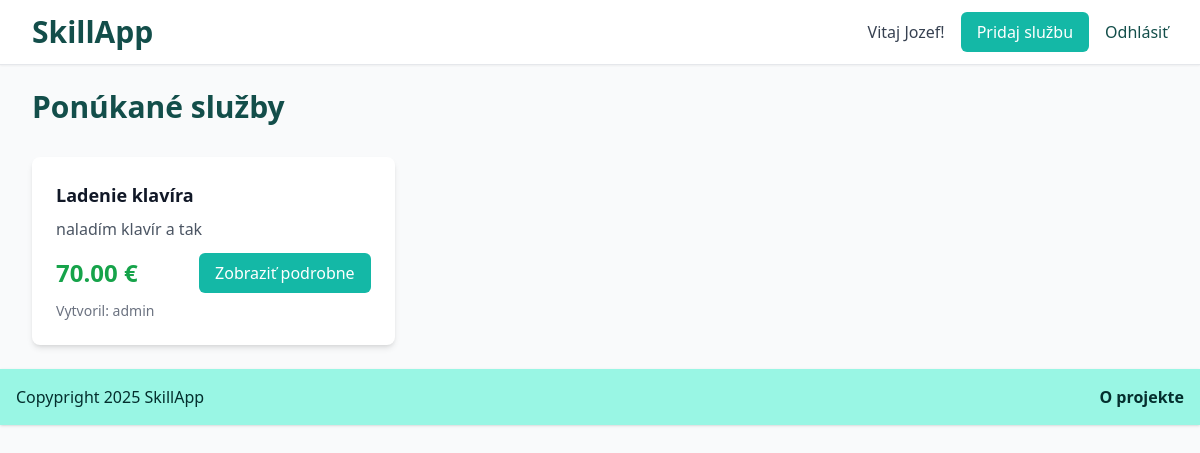
The app's page / (signed in) with its own data.
### models.py (models this page shows)
class User(UserMixin, db.Model):
    id = db.Column(db.Integer, primary_key=True)
    email = db.Column(db.String(120), unique=True, nullable=False)
    password = db.Column(db.String(60), nullable=False)
    name = db.Column(db.String(100), nullable=False)
    created_at = db.Column(db.DateTime, default=datetime.utcnow)
    services = db.relationship('Service', backref='provider', lazy=True)
    reviews = db.relationship('Review', backref='reviewer', lazy=True)  # Changed from 'Reviews' to 'Review'

class Service(db.Model):
    id = db.Column(db.Integer, primary_key=True)
    title = db.Column(db.String(200), nullable=False)
    description = db.Column(db.Text, nullable=False)
    price = db.Column(db.Float, nullable=False)
    created_at = db.Column(db.DateTime, default=datetime.utcnow)
    user_id = db.Column(db.Integer, db.ForeignKey('user.id'), nullable=False)
    reviews = db.relationship('Review', backref='service', lazy=True, cascade='all, delete-orphan')

### app.py (the view)
@app.route('/')
def index():
    services = Service.query.order_by(Service.created_at.desc()).all()
    return render_template('index.html', services=services)

### app.py (called while the page is built)
@login_manager.user_loader
def load_user(user_id):
    return User.query.get(int(user_id))

### templates/index.html (shortened to what this page needs)
{% extends "base.html" %}
{% block content %}
<div class="mb-8">
    <h1 class="text-3xl font-bold text-teal-900 mb-4">Ponúkané služby</h1>
</div>
<div class="grid grid-cols-1 md:grid-cols-2 lg:grid-cols-3 gap-6">
    {% for service in services %}
        <div class="bg-white rounded-lg shadow-md p-6 hover:shadow-lg transition-shadow">
            <h3 class="text-lg font-semibold text-gray-900 mb-2">{{ service.title }}</h3>
            <p class="text-gray-600 mb-3">{{ service.description[:100] }}{% if service.description|length > 100 %}...{% endif %}</p>
            <div class="flex justify-between items-center">
                <span class="text-2xl font-bold text-green-600">{{ "%.2f"|format(service.price) }} €</span>
                <a href="{{ url_for('service_detail', service_id=service.id) }}"
                   class="bg-teal-500 hover:bg-teal-600 text-white px-4 py-2 rounded-md">
                    Zobraziť podrobne
                </a>
            </div>
            <div class="mt-2 text-sm text-gray-500">
                Vytvoril: {{ service.provider.name }}
            </div>
        </div>
    {% endfor %}
</div>
{% endblock %}

### templates/base.html (shortened to what this page needs)
<!DOCTYPE html>
<html lang="en">
<head>
    <script src="https://cdn.tailwindcss.com"></script>
</head>
<body class="bg-gray-50 min-h-screen">
    <nav class="bg-white shadow-sm border-b">
        <div class="max-w-7xl mx-auto px-4 sm:px-6 lg:px-8">
            <div class="flex justify-between h-16">
                <div class="flex items-center">
                    <a href="{{ url_for('index') }}" class="text-xl font-bold text-teal-900 text-2xl lg:text-3xl xl:text-4xl">
                        SkillApp
                    </a>
                </div>
                <div class="flex items-center space-x-4">
                    {% if current_user.is_authenticated %}
                        <span class="text-gray-700">Vitaj {{ current_user.name }}!</span>
                        <a href="{{ url_for('add_service') }}" class="bg-teal-500 hover:bg-teal-600 text-white px-4 py-2 rounded-md">
                            Pridaj službu
                        </a>
                        <a href="{{ url_for('logout') }}" class="text-teal-900 hover:text-gray-900">
                            Odhlásiť
                        </a>
                    {% endif %}
                </div>
            </div>
        </div>
    </nav>
    <main class="max-w-7xl mx-auto py-6 px-4 sm:px-6 lg:px-8">
        {% block content %}{% endblock %}
    </main>
    <footer class="bg-teal-200 text-teal-950 shadow p-4 flex justify-between sticky bottom-0 mt-auto">
        <p>Copypright 2025 SkillApp</p>
        <a class="font-bold text-teal-950 hover:text-teal-500" href="{{ url_for('about') }}">O projekte</a>
    </footer>
</body>
</html>

### records on screen
User: name "Jozef"
Service: title "Ladenie klavíra", description "naladím klavír a tak", price "70.00", provider.name "admin"
